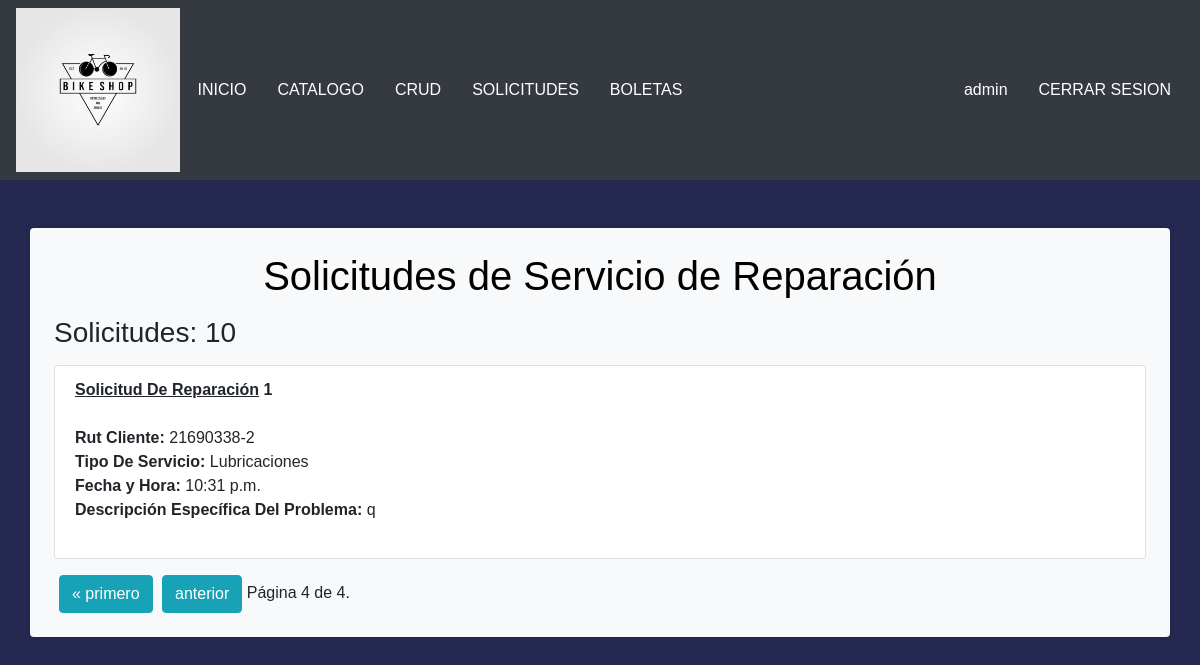
The page /solicitudes/?page=5 (signed in) on the database as committed earlier.
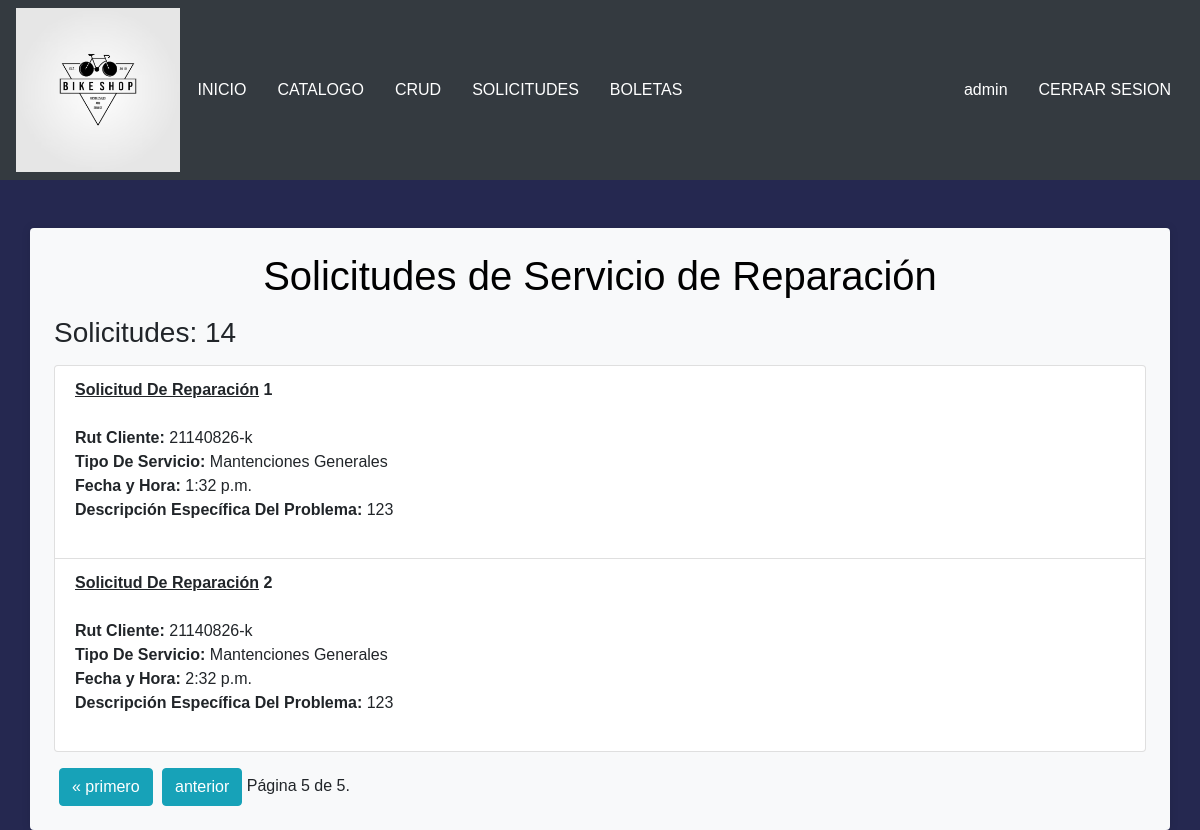
The same page on the database as committed later.
### alumnos/models.py (models this page shows, shortened)
class Reparacion(models.Model):
    id_reparacion = models.AutoField(primary_key=True)
    rut = models.CharField(max_length=100)
    servicio = models.CharField(max_length=100)
    hora_entrega = models.TimeField()
    descripcion = models.CharField(max_length=255)
    estado = models.ForeignKey(Estado, on_delete=models.CASCADE, db_column='id_estado')
    usuario = models.ForeignKey(Cliente, on_delete=models.CASCADE, db_column='id_cliente')

### alumnos/views.py (the view)
# urls.py: path('solicitudes/', views.lista_solicitudes, name='solicitudes'),
def lista_solicitudes(request):
    if request.user.is_staff == False:
        return redirect(index)
    solicitudes_list = Reparacion.objects.all()
    paginator = Paginator(solicitudes_list, 3)  # Número de objetos por página
    page_number = request.GET.get('page')
    solicitudes_reparacion = paginator.get_page(page_number)
    total_solicitudes = solicitudes_list.count()
    return render(request, 'alumnos/solicitudes.html', {
        'solicitudes_reparacion': solicitudes_reparacion,
        'total_solicitudes': total_solicitudes,
    })

### alumnos/templates/alumnos/solicitudes.html (shortened to what this page needs)
{% extends "alumnos/base.html" %}
{% block content %}
<div class="container bg-light rounded p-4 mt-4">
    <h1 class="text-center titulo-reparacion">Solicitudes de Servicio de Reparación</h1>
    <div id="contenedorSolicitudes" class="mt-3">
        <h3>Solicitudes: {{ total_solicitudes }}</h3>
    </div>
    <ul id="listaSolicitudes" class="list-group mt-3">
        {% for solicitud in solicitudes_reparacion %}
            <li class="list-group-item">
                <strong><u>Solicitud De Reparación</u> {{ forloop.counter }}</strong><br><br>
                <b>Rut Cliente:</b> {{ solicitud.rut }}<br>
                <b>Tipo De Servicio:</b> {{ solicitud.servicio }}<br>
                <b>Fecha y Hora:</b> {{ solicitud.hora_entrega }}<br>
                <b>Descripción Específica Del Problema:</b> {{ solicitud.descripcion }}<br>
                <br>
            </li>
        {% endfor %}
    </ul>
    <div class="pagination mt-3">
        <span class="step-links">
            {% if solicitudes_reparacion.has_previous %}
                <a href="?page=1" class="btn btn-info" style="text-decoration: none;">&laquo; primero</a>
                <a href="?page={{ solicitudes_reparacion.previous_page_number }}" class="btn btn-info" style="text-decoration: none;">anterior</a>
            {% endif %}
            <span class="current">
                Página {{ solicitudes_reparacion.number }} de {{ solicitudes_reparacion.paginator.num_pages }}.
            </span>
        </span>
    </div>
</div>
{% endblock %}

### alumnos/templates/alumnos/base.html (shortened to what this page needs)
{% load static %}
<!DOCTYPE html>
<html lang="en">
  <head>
    <link rel="stylesheet" href="https://cdn.jsdelivr.net/npm/bootstrap@4.6.2/dist/css/bootstrap.min.css" />
    <link rel="stylesheet" type="text/css" href="{% static 'css/index.css' %}" />
    <link rel="stylesheet" href="https://unpkg.com/leaflet@1.7.1/dist/leaflet.css" />
    <link rel="stylesheet" href="{% static 'css/arrendar.css' %}">
    <link rel="stylesheet" type="text/css" href="{% static 'css/style_form.css' %}">
    <link rel="stylesheet" type="text/css" href="{% static 'css/style_reparaciones.css' %}" />
    <link rel="stylesheet" href="{% static 'css/style_botones.css' %}" />
    <link rel="stylesheet" href="{% static 'css/style_carrito.css' %}">
  </head>
  <body>
    <nav class="navbar navbar-expand-lg navbar-dark bg-dark">
      <div class="logo">
        <a href="/" style="margin: 0 !important;">
          <img src="{% static 'img/logo_bici.png' %}" alt="" class="img-fluid" />
        </a>
      </div>
      <div class="collapse navbar-collapse" id="navbarNav">
        <ul class="navbar-nav">
          <li class="nav-item active">
            <a class="btn" href="/">INICIO<span class="sr-only">(current)</span></a>
          </li>
          <li class="nav-item active">
            <a class="btn" href="{% url 'catalogo' %}">CATALOGO</a>
          </li>
          {% if user.is_staff %}
          <li class="nav-item active">
            <a class="btn" href="{% url 'bicicleta_list' %}">CRUD</a>
          </li>
          <li class="nav-item active">
            <a class="btn" href="{% url 'solicitudes' %}">SOLICITUDES</a>
          </li>
          <li class="nav-item active">
            <a class="btn" href="{% url 'boleta_list' %}">BOLETAS</a>
          </li>
          {% endif %}
        </ul>
        <ul class="navbar-nav ml-auto">
          {% if nombre_usuario != None and request.user.is_authenticated == False %}
            <li class="nav-item active">
              <a class="btn" href="{% url 'ver_carrito' %}"><svg version="1.1" xmlns="http://www.w3.org/2000/svg" width="32" height="32" viewBox="0 0 32 32">
                <path d="M12 29c0 1.657-1.343 3-3 3s-3-1.343-3-3c0-1.657 1.343-3 3-3s3 1.343 3 3z"></path>
                <path d="M32 29c0 1.657-1.343 3-3 3s-3-1.343-3-3c0-1.657 1.343-3 3-3s3 1.343 3 3z"></path>
                <path d="M32 16v-12h-24c0-1.105-0.895-2-2-2h-6v2h4l1.502 12.877c-0.915 0.733-1.502 1.859-1.502 3.123 0 2.209 1.791 4 4 4h24v-2h-24c-1.105 0-2-0.895-2-2 0-0.007 0-0.014 0-0.020l26-3.98z"></path>
                </svg></a>
            </li>
            <li class="nav-item active">
              <a class="btn " href="{% url 'perfil' %}">{{nombre_usuario}}</a>
            </li>
            <li class="nav-item active">
              <a class="btn" href="{% url 'cerrar_sesion' %}">CERRAR SESION</a>
            </li>
          {% elif user.is_staff %}
          <li class="nav-item active">
            <a class="btn " href="{% url 'perfil' %}">{{user}}</a>
          </li>
          <li class="nav-item active">
            <a class="btn" href="{% url 'cerrar_sesion' %}">CERRAR SESION</a>
          </li>
          {% endif %}
        </ul>
      </div>
    </nav>
    <br>
    {% block content %}{% endblock %}
  </body>
</html>

### alumnos/static/css/index.css (style rules this page uses)
.btn { color: white; }
.logo { margin: 0; padding: 0; width: 3%; height: 10%; }
@media only screen  and (min-device-width:200px) and (max-device-width:1000px) { .logo { height: 15%; width: 14%; } }
a { margin-left: 5px !important; }
body { background-color: #252850; }
a { color: white; font-family: 'Franklin Gothic Medium', 'Arial Narrow', Arial, sans-serif; }
.titulo-reparacion { color: black; }
.container.bg-light { background-color: rgba(255, 255, 255, 0.8); box-shadow: 0 0 10px rgba(0, 0, 0, 0.1); }

### alumnos/static/css/style_reparaciones.css (style rules this page uses)
body { font-family: Arial, sans-serif; }

Rows that differ between the two databases and show on the page:
no longer on this page (row unchanged): Reparacion: rut "21690338-2", servicio "Lubricaciones", hora_entrega "10:31 p.m.", descripcion "q"
added Reparacion: rut "21140826-k", servicio "Mantenciones Generales", hora_entrega "1:32 p.m.", descripcion "123"
added Reparacion: rut "21140826-k", servicio "Mantenciones Generales", hora_entrega "2:32 p.m.", descripcion "123"
Other text that changed with them:
{{ total_solicitudes }}: "10" → "14"
{{ solicitudes_reparacion.number }}: "4" → "5"
{{ solicitudes_reparacion.paginator.num_pages }}: "4" → "5"
